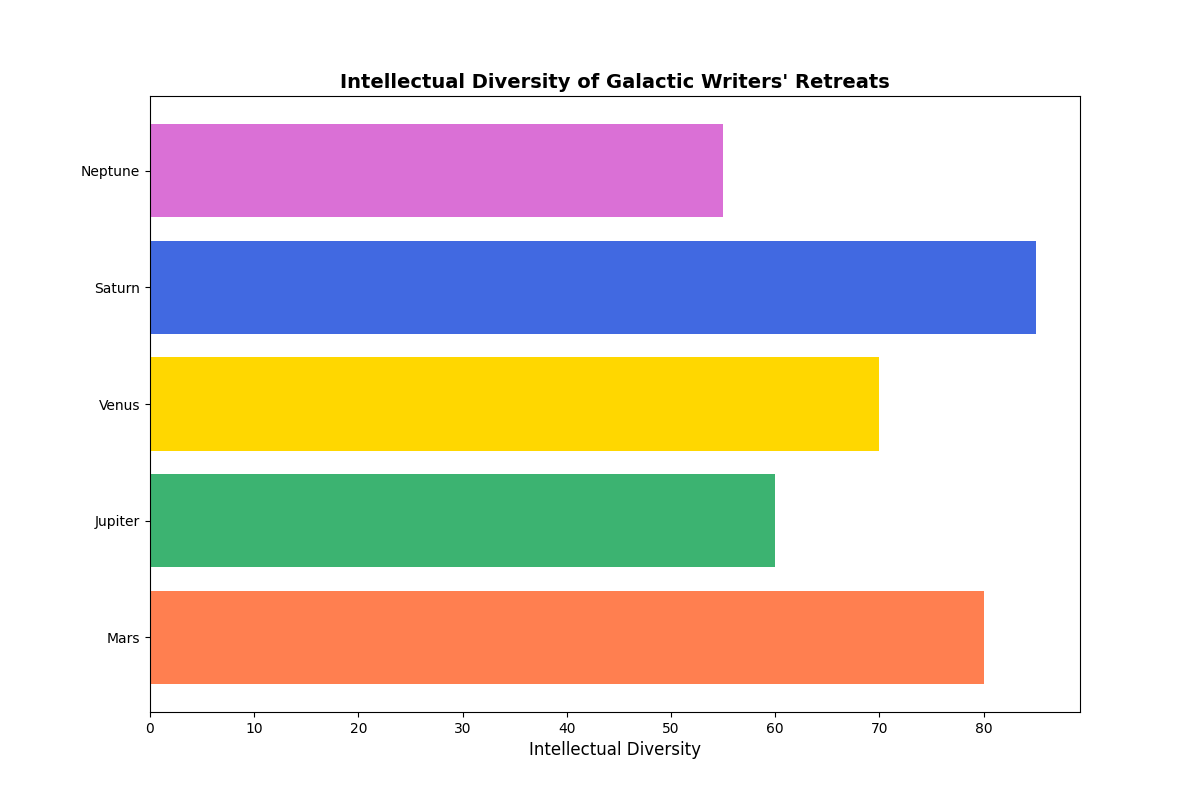

Recreate this plot in Python.
import matplotlib.pyplot as plt
import numpy as np

retreats = ['Mars', 'Jupiter', 'Venus', 'Saturn', 'Neptune']
intellectual_diversity = np.array([80, 60, 70, 85, 55])

# Shuffle the colors assigned to each data group
colors = ['coral', 'mediumseagreen', 'gold', 'royalblue', 'orchid']

fig, ax = plt.subplots(figsize=(12, 8))

ax.barh(retreats, intellectual_diversity, color=colors)

ax.set_title("Intellectual Diversity of Galactic Writers' Retreats", fontsize=14, fontweight='bold')
ax.set_xlabel('Intellectual Diversity', fontsize=12)

plt.show()
